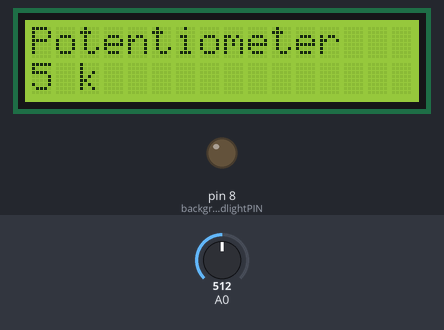
A sketch run on a simulated Arduino Uno, built with avr-gcc and run on an emulated ATmega328P. Shown: 16×2 character LCD, output pins drawn as LEDs (lit = HIGH). The inputs (shaded band) are chosen by the test bench; at power-on: A0 = 512. Pins used as bus, display or sensor lines are not drawn; what the sketch prints to the serial monitor is not drawn.

Above: at 1.2 s.
1.3 s: A0 set to 1023
At 1.92 s:
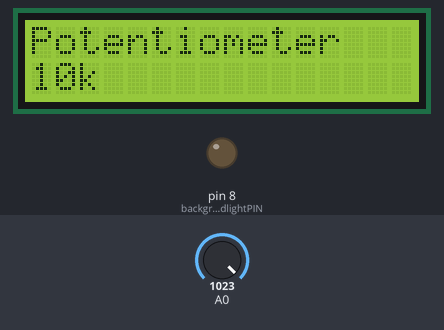
2.8 s: A0 set to 900
At 3.5 s:
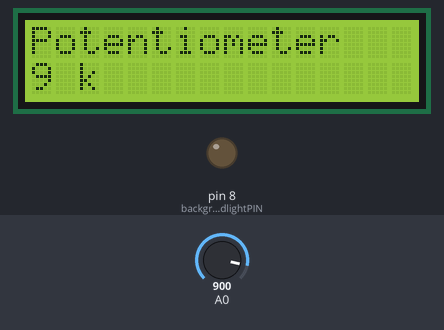
4.3 s: A0 set to 716
At 4.8 s:
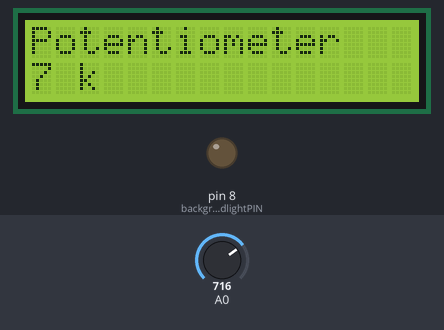
Timing chart, 0 to 7.3 s (numbered marks = the images above; inputs shaded):
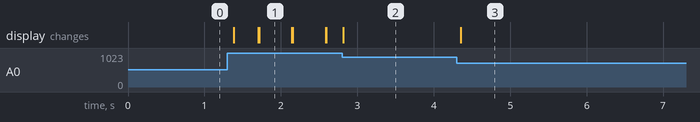

The sketch:

FORUM_LCD_BACKLIGHT_TRANSLATED.ino
```cpp
// This file is a translated copy of a forum post.
// You can find the original here:
// https://create.arduino.cc/projecthub/zurrealStudios/lcd-backlight-and-contrast-control-6d3452?f=1
// I used Google Translate, so there may be some errors in the translation, but you get the idea.
#include <LiquidCrystal.h>

// integer library
int backgroundlightPIN = 8;      // Backlight PIN
int backgroundLightValue = 49;    // Background Value = Higher => Brighter
int contrastPIN = 9;              // Contrast PIN
int contrastValue = 49;            // Contrast value = smaller => more contrast
int analog;

// Setup of the LCD library
LiquidCrystal lcd(12, 11, 5, 4, 3, 2);

void setup() {

  // Computer interface connection
  Serial.begin(9600);

  // Setup the PINs
  pinMode(backgroundlightPIN, OUTPUT);
  pinMode(contrastPIN, OUTPUT);

  // Contrast and background control of the LCD
  analogWrite(backgroundlightPIN, backgroundLightValue);
  analogWrite(contrastPIN, contrastValue);

  // Introduction of the LCD into the microcontroller
  lcd.begin(16, 2);

}

void loop() {

  // Writing the analog input A0
  analog = analogRead(A0) / 100;

  // value output in the console. (Debugging)
  Serial.print(analog);
  Serial.print("\n");             // New line

  // Send the information to the LCD
  lcd.setCursor(0, 0);
  lcd.print("Potentiometer");
  lcd.setCursor(0, 1);
  lcd.print(analog);
  lcd.setCursor(2, 1);
  lcd.print("k");
  delay(100);

  // Deletion of the field (second line, second row) in the LCD
  // Otherwise a 0 will remain if you go to 10k and go back again
  lcd.setCursor(1, 1);
  lcd.print(" ");
  delay(7);

}
```

Measured:
- after the input at 1.3 s, the display: changes after 0.08 s (image 1)
- after the input at 2.8 s, the display: changes at once (image 2)
- after the input at 4.3 s, the display: changes after 0.05 s (image 3)
- what the display in image 1 shows lasts 0.4 s, from 1.7 s to 2.1 s
